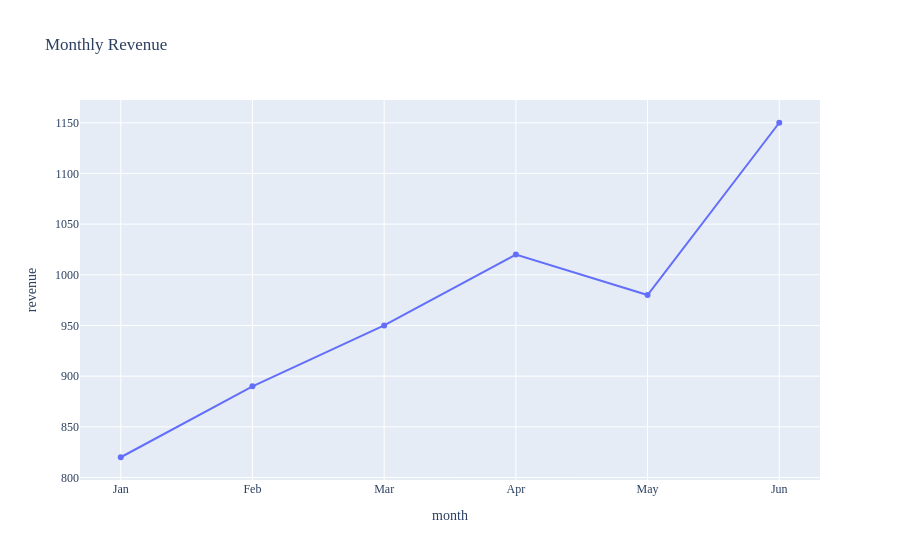

The code cell stored with this chart in its notebook:
### Markdown cell above
---
# 📝 Syntax (문법)

## Basic Syntax (기본 문법)

### Code cell
import plotly.express as px
import pandas as pd
import numpy as np

months = ['Jan', 'Feb', 'Mar', 'Apr', 'May', 'Jun']
revenue = [820, 890, 950, 1020, 980, 1150]
df = pd.DataFrame({'month': months, 'revenue': revenue})

fig = px.line(df, x='month', y='revenue', title='Monthly Revenue', markers=True)
# Plotly has NO global rcParams -- font must be set per-figure
# Plotly에는 전역 rcParams가 없으므로 폰트는 Figure마다 설정해야 함
fig.update_layout(font=dict(family='AppleGothic'))
fig.show()

### Figure 1 — Plotly figure (JSON) as saved in the notebook; plotly's stock layout.template omitted (floating-point values rounded to 4 significant figures)
{"data": [{"hovertemplate": "month=%{x}<br>revenue=%{y}<extra></extra>", "legendgroup": "", "line": {"color": "#636efa", "dash": "solid"}, "marker": {"symbol": "circle"}, "mode": "lines+markers", "name": "", "orientation": "v", "showlegend": false, "type": "scatter", "x": ["Jan", "Feb", "Mar", "Apr", "May", "Jun"], "xaxis": "x", "y": [820, 890, 950, 1020, 980, 1150], "yaxis": "y"}], "layout": {"font": {"family": "AppleGothic"}, "legend": {"tracegroupgap": 0}, "title": {"text": "Monthly Revenue"}, "xaxis": {"anchor": "y", "domain": [0, 1], "title": {"text": "month"}}, "yaxis": {"anchor": "x", "domain": [0, 1], "title": {"text": "revenue"}}}}
